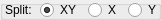
     <widget class="QGroupBox" name="splitGB">
      <property name="geometry">
       <rect>
        <x>130</x>
        <y>201</y>
        <width>161</width>
        <height>20</height>
       </rect>
      </property>
      <property name="title">
       <string/>
      </property>
      <widget class="QLabel" name="currentCanvasLB_2">
       <property name="geometry">
        <rect>
         <x>5</x>
         <y>2</y>
         <width>36</width>
         <height>16</height>
        </rect>
       </property>
       <property name="text">
        <string>Split:</string>
       </property>
      </widget>
      <widget class="QRadioButton" name="splitCanvasXYRB">
       <property name="geometry">
        <rect>
         <x>40</x>
         <y>2</y>
         <width>41</width>
         <height>16</height>
        </rect>
       </property>
       <property name="text">
        <string>XY</string>
       </property>
       <property name="checked">
        <bool>true</bool>
       </property>
      </widget>
      <widget class="QRadioButton" name="splitCanvasXRB">
       <property name="geometry">
        <rect>
         <x>88</x>
         <y>2</y>
         <width>31</width>
         <height>16</height>
        </rect>
       </property>
       <property name="text">
        <string>X</string>
       </property>
      </widget>
      <widget class="QRadioButton" name="splitCanvasYRB">
       <property name="geometry">
        <rect>
         <x>128</x>
         <y>2</y>
         <width>31</width>
         <height>16</height>
        </rect>
       </property>
       <property name="text">
        <string>Y</string>
       </property>
      </widget>
     </widget>
